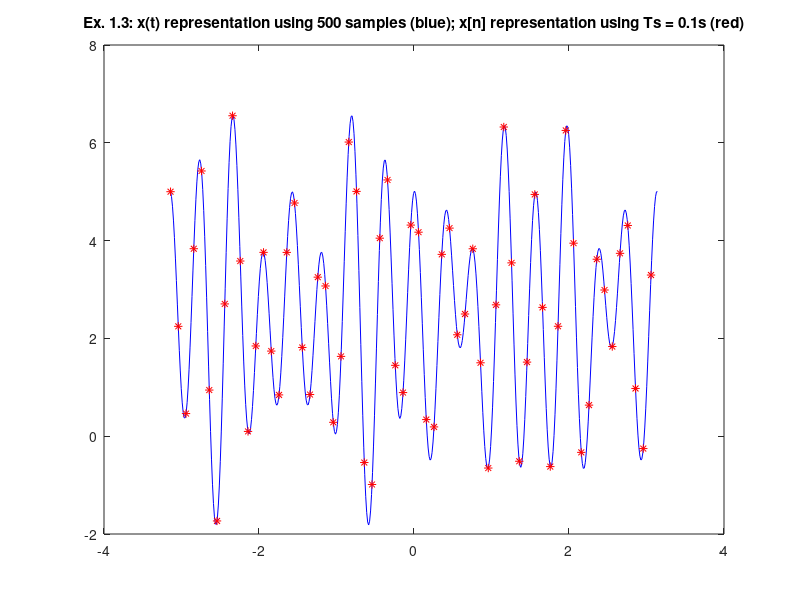

Recreate this plot in MATLAB.
% Ex. 1.
G = 25;
A1 = 2 * mod(G, 2);       % => A1 = 2
A2 = 3 * mod(G + 1, 2);   % => A2 = 0
A3 = 5 * mod(G, 2);		% => A3 = 5
A4 = 4 * mod(G + 1, 2);	% => A4 = 0
Wa = mod(G, 5) + 2;		% => Wa = 2
Wb = mod(G, 7) + 7;		% => Wb = 11
Wc = mod(G, 9) + 1;		% => Wc = 8

% x(t) = A1 * sin(Wa * t) * cos(Wb * t) + A2 * cos(Wa * t) * sin(Wb * t) + A3 * cos(Wc * t)^2 + A4 * sin(Wc * t)^2
% =>
% x(t) = 2 * sin(2 * t) * cos(11 * t) + 5 * cos(8 * t)^2

%% Ex. 1.1.
N_POINTS = 1000;
t_t = linspace(-pi, pi, N_POINTS);

x_t1 = 2 * sin(2 * t_t) .* cos(11 * t_t) + 5 .* cos(8 * t_t) .^ 2;
x_t2 = 5/2 * cos(0) + cos(9 * t_t + pi/2) + cos(13 * t_t + 3*pi/2) + 5/2 * cos(16 * t_t);

plot(t_t, x_t1, 'b-', t_t, x_t2, 'r-.');
title('Ex. 1.1: Original expression signal overlapped by the cosine sum expression signal');

%% Ex. 1.2.
% x[n] = 5/2 * cos(0) + cos(9 * n * Ts + pi/2) + cos(13 * n * Ts + 3*pi/2) + 5/2 * cos(16 * n * Ts)

%% Ex. 1.3.
N_POINTS = 500;
Ts = 0.1;
t_t = linspace(-pi, pi, N_POINTS);
t_n = -pi:Ts:pi;

%%%
% Signal calculation using matrixes (for GPU-accelerated operations)
% Ci = [5/2 1 1 5/2];
% Wi = [0; 9; 13; 16];
% Ti = [0; pi/2; 3*pi/2; 0];
% x_t = Ci * cos(Wi * t_t + Ti * ones(size(t_t)));
%%%

x_t = 5/2 * cos(0) + cos(9 * t_t + pi/2) + cos(13 * t_t + 3*pi/2) + 5/2 * cos(16 * t_t);
x_n = 5/2 * cos(0) + cos(9 * t_n + pi/2) + cos(13 * t_n + 3*pi/2) + 5/2 * cos(16 * t_n);

plot(t_t, x_t, 'b-', t_n, x_n, 'r*');
title('Ex. 1.3: x(t) representation using 500 samples (blue); x[n] representation using Ts = 0.1s (red)');

%% Ex.1.4.
% --- TODO ---

%% Ex.1.5.
%%%
% Energy calculation using matrixes (for GPU-accelerated operations)
% energy_n = sum(abs(x_n).^2)
%%%

energy_n = 0;
for i=1:length(x_n),
    energy_n = energy_n + abs(x_n(i))^2;
end
fprintf('The x[n] signal''s energy on the [-π,π] interval is %f.\n', energy_n);